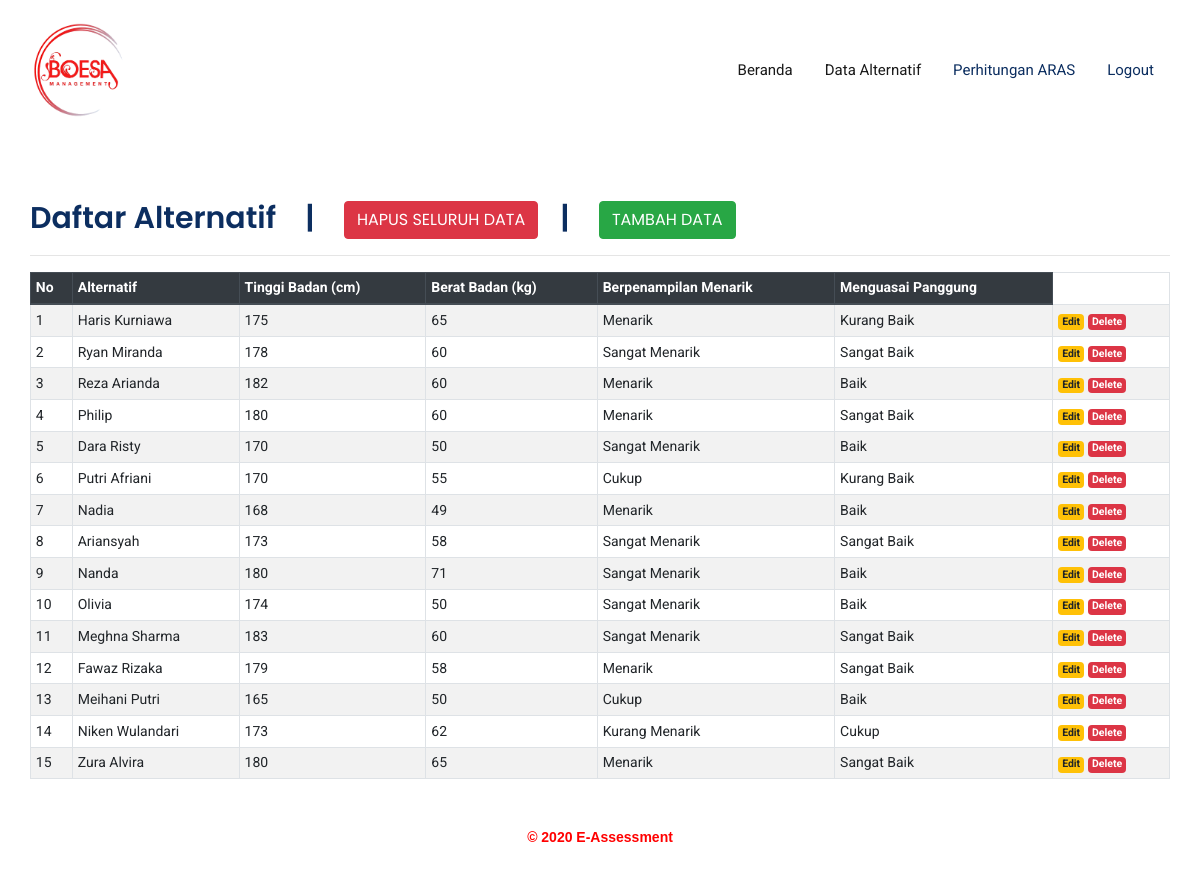
The page /crud/tampil/tampil.php (signed in) on the database its author committed.
### tables this page shows
CREATE TABLE `data_primer` (
  `id` int(11) NOT NULL,
  `alternatif` varchar(50) NOT NULL,
  `tinggi_badan` int(10) NOT NULL,
  `berat_badan` int(5) NOT NULL,
  `berpenampilan_menarik` varchar(15) NOT NULL,
  `menguasai_panggung` varchar(15) NOT NULL
);

### crud/tampil/tampil.php (the view, shortened to what this page needs)
<?php
if(isset($_SESSION['username'])){
?>
<?php
include('../../koneksi/koneksi.php');
?>
<!DOCTYPE html>
<html>
<head>
    <link rel="stylesheet" href="../../css/bootstrap.min.css">
    <link rel="stylesheet" href="../../css/animate.css">
    <link rel="stylesheet" href="../../css/owl.carousel.min.css">
    <link rel="stylesheet" href="../../css/themify-icons.css">
    <link rel="stylesheet" href="../../css/flaticon.css">
    <link rel="stylesheet" href="../../css/magnific-popup.css">
    <link rel="stylesheet" href="../../css/slick.css">
    <link rel="stylesheet" href="../../css/style.css">
</head>
<body>
    <header class="main_menu home_menu">
        <div class="container">
            <div class="row align-items-center">
                <div class="col-lg-12">
                    <nav class="navbar navbar-expand-lg navbar-light">
                        <a class="navbar-brand" href="../../index.php"> <img src="../../img/logo.png" alt="logo" width="100" height="100"> </a>
                        <div class="collapse navbar-collapse main-menu-item justify-content-end"
                            id="navbarSupportedContent">
                            <ul class="navbar-nav align-items-center">
                                <li class="nav-item active">
                                    <a class="nav-link" href="../../index.php">Beranda</a>
                                </li>
                                <li class="nav-item active">
                                    <a class="nav-link" href="../tampil/tampil.php">Data Alternatif</a>
                                </li>
                                <li class="nav-item">
                                    <a class="nav-link" href="../..//hitung/hitung.php">Perhitungan ARAS</a>
                                </li>
								<li class="nav-item">
									<a class="nav-link" href="../../logout/logout.php">Logout</a>
								</li>
                            </ul>
                        </div>
                    </nav>
                </div>
            </div>
        </div>
    </header>
	<div class="container" style="margin-top:200px">
	<h2>Daftar Alternatif &ensp; | &ensp;
			<a href="../hapus/delete_all.php" class="btn btn-danger">HAPUS SELURUH DATA </a>&ensp; | &ensp;
			<a href="../tambah/tambah.php" class="btn btn-success">TAMBAH DATA</a></h2>
		<hr>
		<table class="table table-striped table-hover table-sm table-bordered">
			<thead class="thead-dark">
				<tr>
					<th>No</th>
        			<th>Alternatif</th>
        			<th>Tinggi Badan (cm)</th>
        			<th>Berat Badan (kg)</th>
        			<th>Berpenampilan Menarik</th>
        			<th>Menguasai Panggung</th>
				</tr>
			</thead>
			<tbody>
				<?php
				$sql = mysqli_query($koneksi, "SELECT * FROM data_primer") or die(mysqli_error($koneksi));
				if(mysqli_num_rows($sql) > 0){
					$no = 1;
					while($data = mysqli_fetch_assoc($sql)){
						echo '
						<tr>
							<td>'.$no.'</td>
							<td>'.$data['alternatif'].'</td>
							<td>'.$data['tinggi_badan'].'</td>
							<td>'.$data['berat_badan'].'</td>
							<td>'.$data['berpenampilan_menarik'].'</td>
							<td>'.$data['menguasai_panggung'].'</td>
							<td>
								<a href="../../crud/ubah/edit.php?id='.$data['id'].'" class="badge badge-warning">Edit</a>
								<a href="../../crud/hapus/delete.php?id='.$data['id'].'" class="badge badge-danger" onclick="return confirm(\'Yakin ingin menghapus data ini?\')">Delete</a>
							</td>
						</tr>
						';
						$no++;
					}
				}else{
					echo '
					<tr>
						<td colspan="6">Tidak ada data.</td>
					</tr>
					';
				}
				?>
		</table>
	</div>
	<footer>
        <div class="copyright" style="margin-top:50px;margin-bottom:50px;">
            <h6 style="text-align:center;font-family:arial;font-weight: bold;">© 2020 E-Assessment</h6>
        </div>
    </footer>
</body>
</html>
<?php
}else{
echo "<script language=\"javascript\">alert(\"Silahkan Login Terlebih Dahulu\");document.location.href='../../login/index.php';</script>";
}
?>

### rows shown on the page
data_primer: alternatif "Haris Kurniawa", tinggi_badan "175", berat_badan "65", berpenampilan_menarik "Menarik", menguasai_panggung "Kurang Baik"
data_primer: alternatif "Ryan Miranda", tinggi_badan "178", berat_badan "60", berpenampilan_menarik "Sangat Menarik", menguasai_panggung "Sangat Baik"
data_primer: alternatif "Reza Arianda", tinggi_badan "182", berat_badan "60", berpenampilan_menarik "Menarik", menguasai_panggung "Baik"
data_primer: alternatif "Philip", tinggi_badan "180", berat_badan "60", berpenampilan_menarik "Menarik", menguasai_panggung "Sangat Baik"
data_primer: alternatif "Dara Risty", tinggi_badan "170", berat_badan "50", berpenampilan_menarik "Sangat Menarik", menguasai_panggung "Baik"
data_primer: alternatif "Putri Afriani", tinggi_badan "170", berat_badan "55", berpenampilan_menarik "Cukup", menguasai_panggung "Kurang Baik"
data_primer: alternatif "Nadia", tinggi_badan "168", berat_badan "49", berpenampilan_menarik "Menarik", menguasai_panggung "Baik"
data_primer: alternatif "Ariansyah", tinggi_badan "173", berat_badan "58", berpenampilan_menarik "Sangat Menarik", menguasai_panggung "Sangat Baik"
data_primer: alternatif "Nanda", tinggi_badan "180", berat_badan "71", berpenampilan_menarik "Sangat Menarik", menguasai_panggung "Baik"
data_primer: alternatif "Olivia", tinggi_badan "174", berat_badan "50", berpenampilan_menarik "Sangat Menarik", menguasai_panggung "Baik"
data_primer: alternatif "Meghna Sharma", tinggi_badan "183", berat_badan "60", berpenampilan_menarik "Sangat Menarik", menguasai_panggung "Sangat Baik"
data_primer: alternatif "Fawaz Rizaka", tinggi_badan "179", berat_badan "58", berpenampilan_menarik "Menarik", menguasai_panggung "Sangat Baik"
data_primer: alternatif "Meihani Putri", tinggi_badan "165", berat_badan "50", berpenampilan_menarik "Cukup", menguasai_panggung "Baik"
data_primer: alternatif "Niken Wulandari", tinggi_badan "173", berat_badan "62", berpenampilan_menarik "Kurang Menarik", menguasai_panggung "Cukup"
data_primer: alternatif "Zura Alvira", tinggi_badan "180", berat_badan "65", berpenampilan_menarik "Menarik", menguasai_panggung "Sangat Baik"
